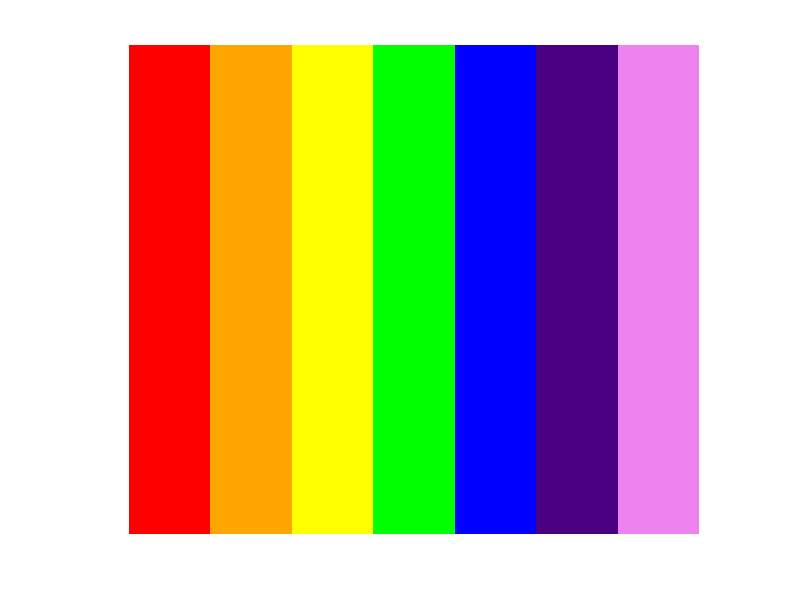

Reproduce this figure in MATLAB. (Note: this script raises an error after producing the figure.)
clear; clc; close all;
A1=[255*ones(6,3) zeros(6,2) 75*ones(6,1) 238*ones(6,1)];
A2=[zeros(6,1) 165*ones(6,1) 255*ones(6,2) zeros(6,2) 130*ones(6,1)];
A3=[zeros(6,4) 255*ones(6,1) 130*ones(6,1) 238*ones(6,1)];
A(:,:,1)=A1;
A(:,:,2)=A2;
A(:,:,3)=A3;
imshow(uint8(A))
truesize(gcf,[100 100])
set (gcf, 'Units', 'normalized', 'Position', [0.1,0.1,0.7,0.7]);
